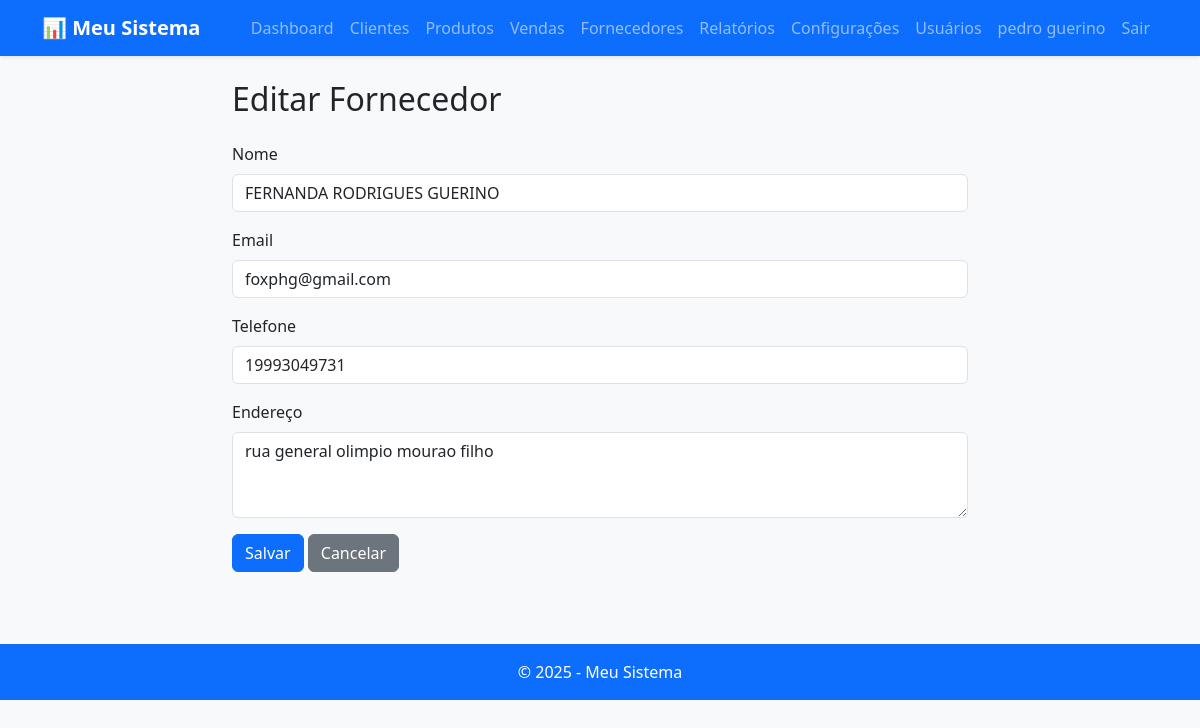
The app's page /fornecedores/editar/1 (signed in), older data.
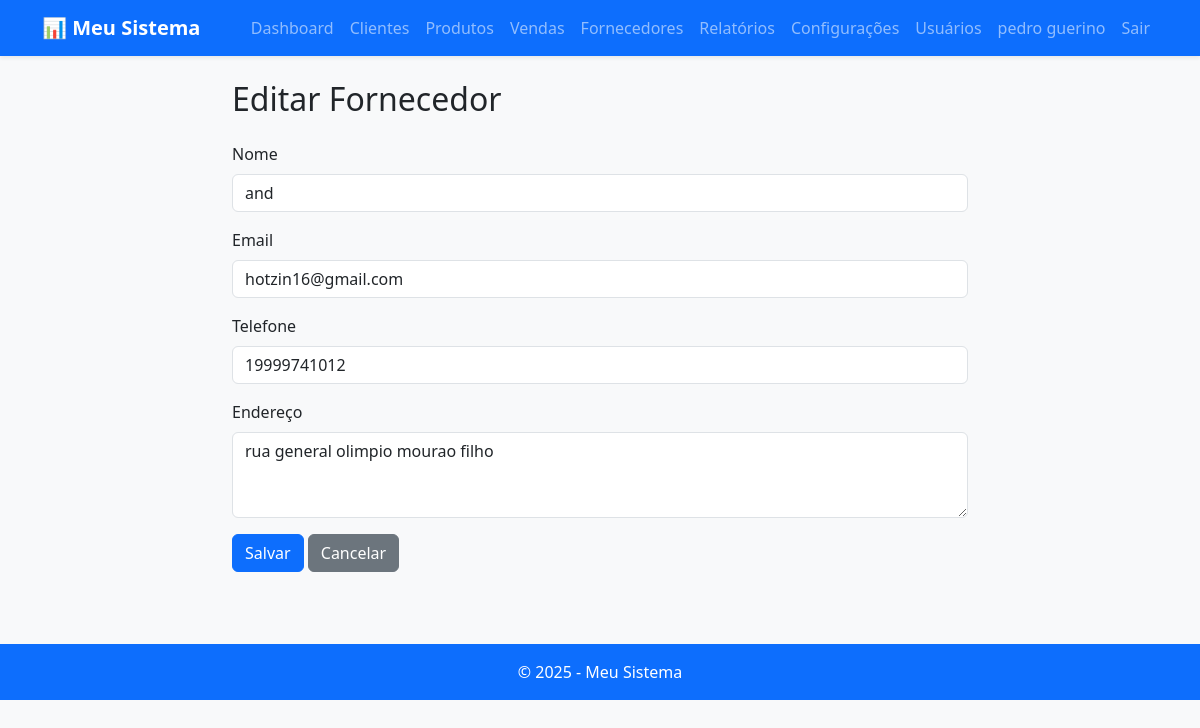
The same page, newer data.
### app/models.py (models this page shows)
class Supplier(db.Model):
    id = db.Column(db.Integer, primary_key=True)
    nome = db.Column(db.String(120), nullable=False)
    email = db.Column(db.String(120))
    telefone = db.Column(db.String(50))
    endereco = db.Column(db.String(255))
    created_at = db.Column(db.DateTime, default=datetime.utcnow)
    produtos = db.relationship('Product', backref='fornecedor', lazy=True)

### app/routes.py (the view)
@main.route('/fornecedores/editar/<int:sid>', methods=['GET', 'POST'])
@login_required
def editar_fornecedor(sid):
    fornecedor = Supplier.query.get_or_404(sid)
    form = SupplierForm(obj=fornecedor)
    if form.validate_on_submit():
        form.populate_obj(fornecedor)
        db.session.commit()
        flash('Fornecedor atualizado', 'success')
        return redirect(url_for('main.fornecedores'))
    return render_template('supplier_form.html', fornecedor=fornecedor, form=form)

### app/forms.py
class SupplierForm(FlaskForm):
    nome = StringField('Nome', validators=[DataRequired(), Length(min=2, max=120)])
    email = StringField('Email', validators=[Optional(), Email()])
    telefone = StringField('Telefone', validators=[Optional()])
    endereco = TextAreaField('Endereço', validators=[Optional()])
    submit = SubmitField('Salvar Fornecedor')

### app/models.py (called while the page is built)
@login_manager.user_loader
def load_user(user_id):
    return User.query.get(int(user_id))

### app/templates/supplier_form.html (shortened to what this page needs)
{% extends "base.html" %}
{% block content %}
<div class="row justify-content-center">
  <div class="col-md-8">
    <h2 class="mb-4">{{ 'Editar' if fornecedor else 'Novo' }} Fornecedor</h2>
    <form method="post">
      <div class="mb-3">
        <label for="nome" class="form-label">Nome</label>
        <input type="text" class="form-control" id="nome" name="nome" value="{{ fornecedor.nome if fornecedor else '' }}" required>
      </div>
      <div class="mb-3">
        <label for="email" class="form-label">Email</label>
        <input type="email" class="form-control" id="email" name="email" value="{{ fornecedor.email if fornecedor else '' }}">
      </div>
      <div class="mb-3">
        <label for="telefone" class="form-label">Telefone</label>
        <input type="tel" class="form-control" id="telefone" name="telefone" value="{{ fornecedor.telefone if fornecedor else '' }}">
      </div>
      <div class="mb-3">
        <label for="endereco" class="form-label">Endereço</label>
        <textarea class="form-control" id="endereco" name="endereco" rows="3">{{ fornecedor.endereco if fornecedor else '' }}</textarea>
      </div>
      <button class="btn btn-primary" type="submit">Salvar</button>
      <a href="{{ url_for('main.fornecedores') }}" class="btn btn-secondary">Cancelar</a>
    </form>
  </div>
</div>
{% endblock %}

Row changes from the older to the newer data that the page shows:
changed Supplier "rua general olimpio mourao filho": nome "FERNANDA RODRIGUES GUERINO" → "and"; email "foxphg@gmail.com" → "hotzin16@gmail.com"; telefone "19993049731" → "19999741012"
